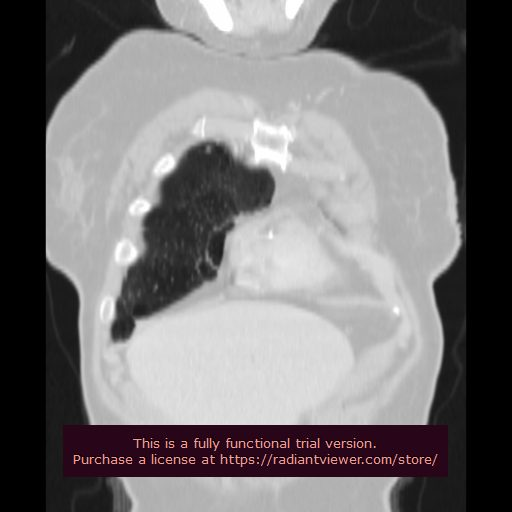
#> input picture Otherlungs/images/train30120.jpg, 512 x 512 px; its folder holds only this picture in this run
$ python multiclass_load.py   (older library calls are emulated)
#> lines starting #> are read from the running program, lines starting #| are printed output that depends on the picture
import numpy as np
from skimage.io import imread, imshow
from skimage.transform import resize
from skimage import color
import matplotlib.pyplot as plt
import glob

def load_data(img_width = 256, img_height = 256, path = 'single/train/', test = False):

    # Function that loads multiclass data from my folder and returns X_train and Y_train arrays

#> called with img_width = 256, img_height = 256, path = 'datset/train/', test = False
    file_names = glob.glob(path + 'images/*')
    X_train = np.zeros((len(file_names), img_width, img_height), dtype = np.float)
    temp_array = np.zeros((len(file_names),5 , img_width, img_height), dtype = np.int) # an array used for some dirty sorcery
    Y_train = np.zeros((len(file_names), img_width, img_height), dtype = np.int)
    n = 0

    for file in glob.glob(path + 'images/*'):
        # Load image
        img = color.rgb2gray(imread(file)) # convert to grayscale
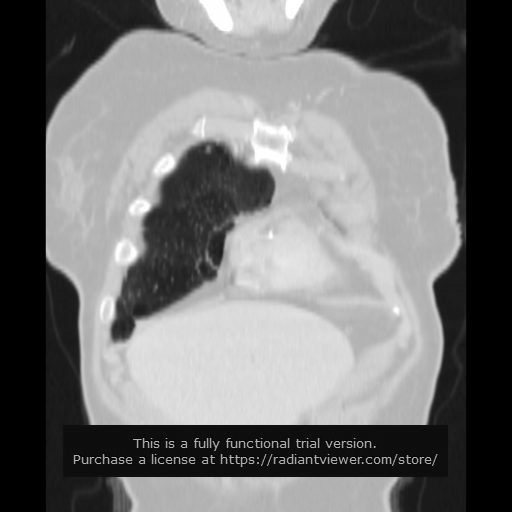
#> img: shape (512, 512) float64; min 0, max 1, mean 0.453
        img = resize(img, (img_height, img_width), mode='constant', preserve_range=True)
#> img: shape (256, 256) float64
        X_train[n] = img

        # Load masks
        if not test:
#> (the run stopped early here; a loop or call above may not have finished)

$ run again, on Otherlungs/images/train30180.jpg
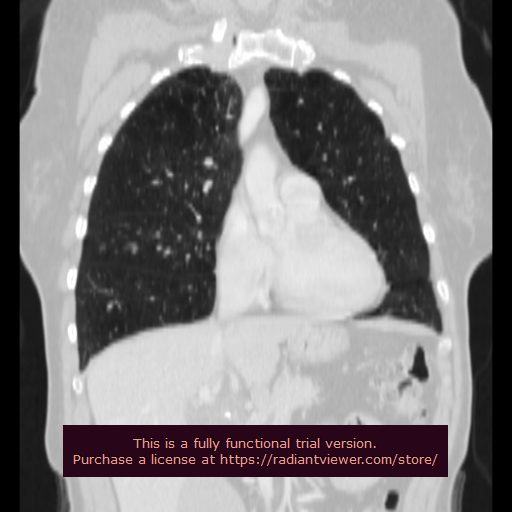
#> input picture Otherlungs/images/train30180.jpg, 512 x 512 px
#> in load_data, `img = color.rgb2gray(imread(file))`:
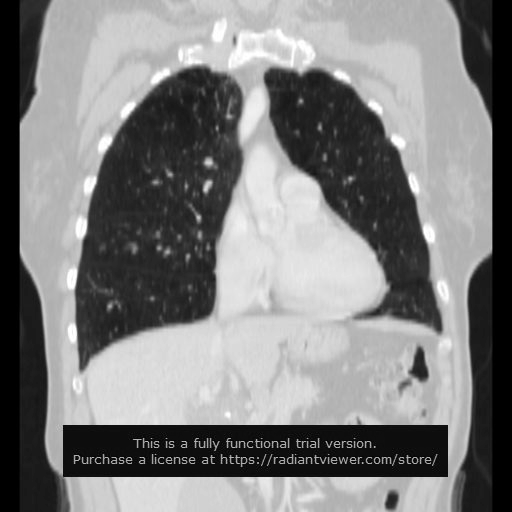
#> img: shape (512, 512) float64; min 0, max 1, mean 0.5
#> in load_data, `img = resize(img, (img_height, img_width), mode='constant', preserve_r..`:
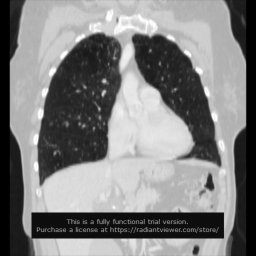
#> img: shape (256, 256) float64; min 0, max 0.999, mean 0.499

$ run again, on Otherlungs/images/train30200.jpg
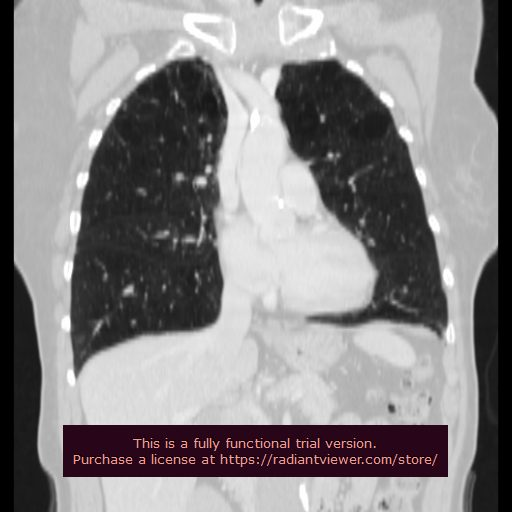
#> input picture Otherlungs/images/train30200.jpg, 512 x 512 px
#> in load_data, `img = color.rgb2gray(imread(file))`:
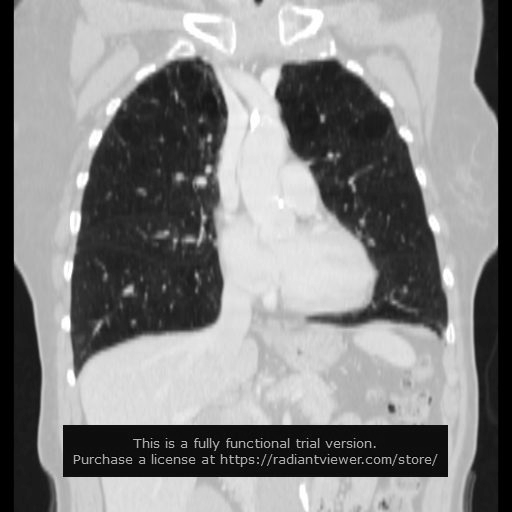
#> img: shape (512, 512) float64; min 0, max 1, mean 0.521
#> in load_data, `img = resize(img, (img_height, img_width), mode='constant', preserve_r..`:
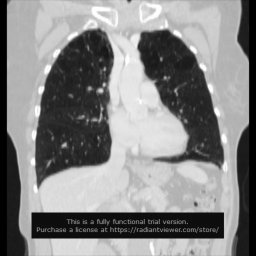
#> img: shape (256, 256) float64; min 0, max 1, mean 0.521

$ run again, on Otherlungs/images/train30150.jpg
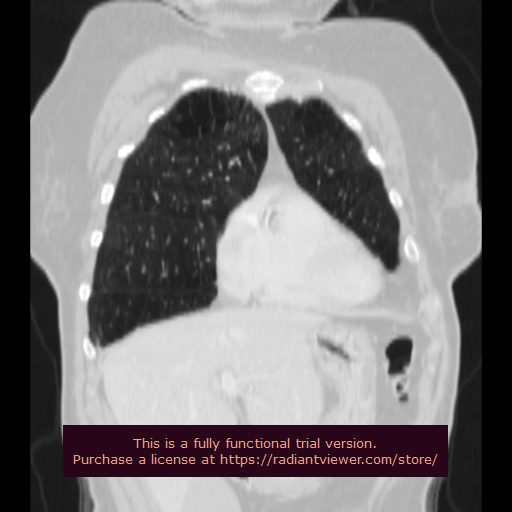
#> input picture Otherlungs/images/train30150.jpg, 512 x 512 px
#> in load_data, `img = color.rgb2gray(imread(file))`:
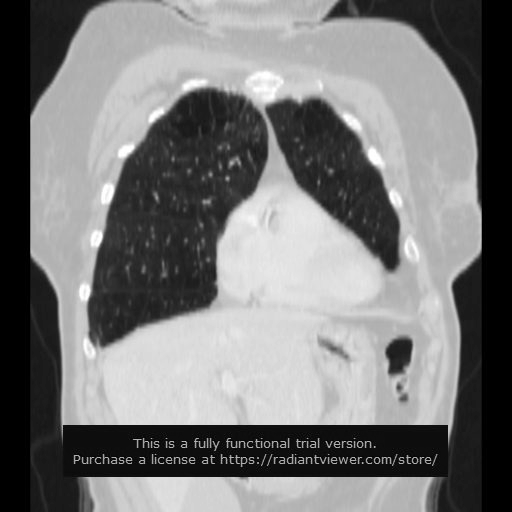
#> img: shape (512, 512) float64; min 0, max 1, mean 0.474
#> in load_data, `img = resize(img, (img_height, img_width), mode='constant', preserve_r..`:
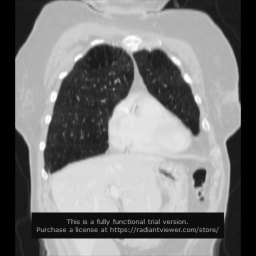
#> img: shape (256, 256) float64; min 0, max 0.999, mean 0.474
